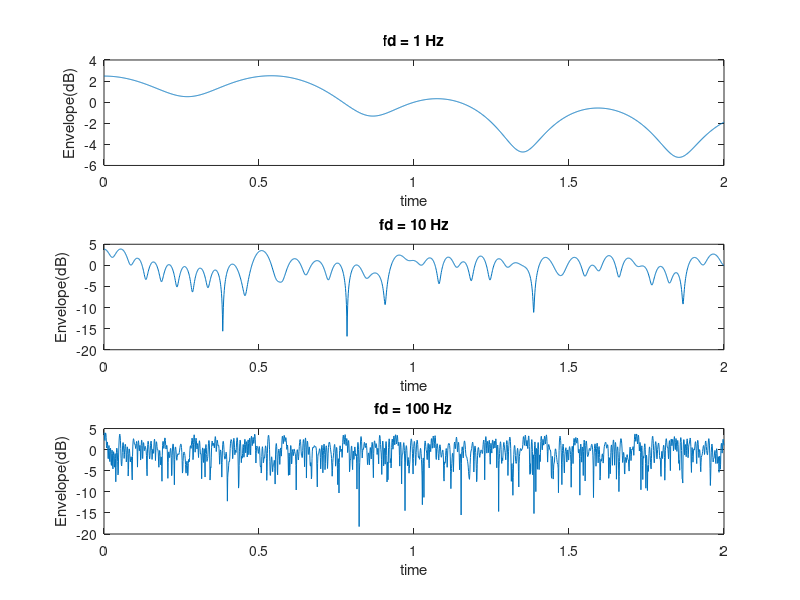

Here is the MATLAB script that generated this plot:
%%% Simulating Rayleigh fading 

% Choosing N0= 40 so that N is not a multiple of 4
N0 = 30;
N = (N0/4) - 0.5;
beta(N) = 0;
w(N) = 0;

ri_temp(N,2001) = 0;
rq_temp(N,2001) = 0;

ri_alpha(1,2001) = 0; %% Only inphase exists since alpha = 0

fi = [1 10 100];
Wi = 2*pi*fi ;
for i  = 1:3
    for n = 1:1:N
        for t = 0:0.001:2 %% 1000 smaples per sec for 2 sec duration.
           w(n) = Wi(i)*cos(2*pi*n/N0) ;
           beta(n) = pi*n/N;
           ri_temp(n,round(1000*t+1)) = 2*cos(beta(n))*cos(w(n)*t);
           rq_temp(n,round(1000*t+1)) = 2*sin(beta(n))*cos(w(n)*t);
           ri_alpha(1,round(1000*t+1)) = 2*cos(Wi(i)*t)/sqrt(2);
        end 
    end
    
    ri = sum(ri_temp) + ri_alpha;
    rq = sum(rq_temp);
    r  = sqrt(ri.^2 + rq.^2);
    
    %finding  the envelope average :  which should be 1
    mean=sum(r)/2001;
    subplot(3,1,i);
    time=0:0.001:2;
    %plot the figure and shift the envelope average to 0dB
    plot(time,(10*log10(r)-10*log10(mean)));
    xlabel('time');
    ylabel('Envelope(dB)');
    
    x = ['fd = ' int2str(fi(i)) ' Hz'];
    title(x);
    
end

